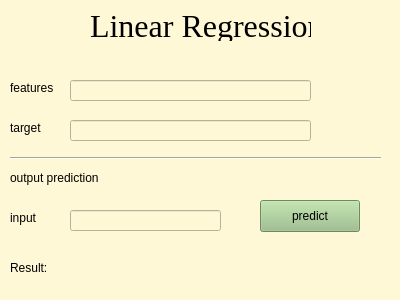
<?xml version="1.0" encoding="UTF-8"?>
<ui version="4.0">
 <class>Form</class>
 <widget class="QWidget" name="Form">
  <property name="geometry">
   <rect>
    <x>0</x>
    <y>0</y>
    <width>400</width>
    <height>300</height>
   </rect>
  </property>
  <property name="windowTitle">
   <string>Form</string>
  </property>
  <property name="styleSheet">
   <string notr="true">background-color: rgb(255, 248, 214)</string>
  </property>
  <widget class="QLabel" name="label">
   <property name="geometry">
    <rect>
     <x>90</x>
     <y>10</y>
     <width>221</width>
     <height>31</height>
    </rect>
   </property>
   <property name="font">
    <font>
     <family>Georgia</family>
     <pointsize>24</pointsize>
    </font>
   </property>
   <property name="text">
    <string>Linear Regression</string>
   </property>
  </widget>
  <widget class="QLineEdit" name="featureslineEdit">
   <property name="geometry">
    <rect>
     <x>70</x>
     <y>80</y>
     <width>241</width>
     <height>21</height>
    </rect>
   </property>
  </widget>
  <widget class="QLineEdit" name="targetlineEdit">
   <property name="geometry">
    <rect>
     <x>70</x>
     <y>120</y>
     <width>241</width>
     <height>21</height>
    </rect>
   </property>
  </widget>
  <widget class="QLabel" name="label_2">
   <property name="geometry">
    <rect>
     <x>10</x>
     <y>80</y>
     <width>58</width>
     <height>16</height>
    </rect>
   </property>
   <property name="text">
    <string>features</string>
   </property>
  </widget>
  <widget class="QLabel" name="label_3">
   <property name="geometry">
    <rect>
     <x>10</x>
     <y>120</y>
     <width>58</width>
     <height>16</height>
    </rect>
   </property>
   <property name="text">
    <string>target</string>
   </property>
  </widget>
  <widget class="QLabel" name="label_4">
   <property name="geometry">
    <rect>
     <x>10</x>
     <y>170</y>
     <width>151</width>
     <height>16</height>
    </rect>
   </property>
   <property name="text">
    <string>output prediction</string>
   </property>
  </widget>
  <widget class="QLineEdit" name="inputlineEdit">
   <property name="geometry">
    <rect>
     <x>70</x>
     <y>210</y>
     <width>151</width>
     <height>21</height>
    </rect>
   </property>
  </widget>
  <widget class="QLabel" name="label_5">
   <property name="geometry">
    <rect>
     <x>10</x>
     <y>210</y>
     <width>58</width>
     <height>16</height>
    </rect>
   </property>
   <property name="text">
    <string>input</string>
   </property>
  </widget>
  <widget class="QPushButton" name="predictButton">
   <property name="geometry">
    <rect>
     <x>260</x>
     <y>200</y>
     <width>100</width>
     <height>32</height>
    </rect>
   </property>
   <property name="styleSheet">
    <string notr="true">background-color:rgb(154, 192, 135)</string>
   </property>
   <property name="text">
    <string>predict</string>
   </property>
  </widget>
  <widget class="Line" name="line">
   <property name="geometry">
    <rect>
     <x>10</x>
     <y>150</y>
     <width>371</width>
     <height>16</height>
    </rect>
   </property>
   <property name="orientation">
    <enum>Qt::Horizontal</enum>
   </property>
  </widget>
  <widget class="QLabel" name="resultLabel">
   <property name="geometry">
    <rect>
     <x>10</x>
     <y>260</y>
     <width>351</width>
     <height>16</height>
    </rect>
   </property>
   <property name="text">
    <string>Result: </string>
   </property>
  </widget>
 </widget>
 <resources/>
 <connections/>
</ui>
